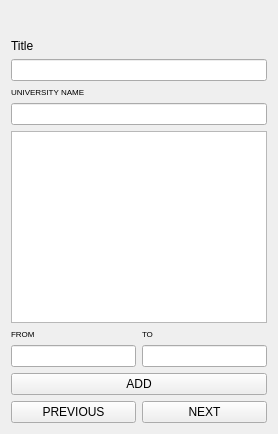
                <widget class="QWidget" name="page_25">
                 <layout class="QVBoxLayout" name="verticalLayout_109">
                  <item>
                   <layout class="QVBoxLayout" name="verticalLayout_108">
                    <item>
                     <widget class="QLabel" name="label_162">
                      <property name="font">
                       <font>
                        <pointsize>14</pointsize>
                       </font>
                      </property>
                      <property name="text">
                       <string/>
                      </property>
                      <property name="pixmap">
                       <pixmap resource="f1.qrc">:/newPrefix/award.jpg</pixmap>
                      </property>
                      <property name="scaledContents">
                       <bool>true</bool>
                      </property>
                      <property name="alignment">
                       <set>Qt::AlignCenter</set>
                      </property>
                     </widget>
                    </item>
                    <item>
                     <widget class="QLabel" name="label_8">
                      <property name="text">
                       <string>Title</string>
                      </property>
                     </widget>
                    </item>
                    <item>
                     <widget class="QLineEdit" name="title_edit_f1"/>
                    </item>
                    <item>
                     <layout class="QHBoxLayout" name="horizontalLayout_79">
                      <item>
                       <layout class="QVBoxLayout" name="verticalLayout_104">
                        <item>
                         <widget class="QLabel" name="label_164">
                          <property name="font">
                           <font>
                            <pointsize>6</pointsize>
                           </font>
                          </property>
                          <property name="text">
                           <string>UNIVERSITY NAME</string>
                          </property>
                         </widget>
                        </item>
                        <item>
                         <widget class="QLineEdit" name="un_line_edit_f1_5"/>
                        </item>
                       </layout>
                      </item>
                     </layout>
                    </item>
                    <item>
                     <widget class="QTextEdit" name="summary_text_edit_f1_5"/>
                    </item>
                    <item>
                     <layout class="QHBoxLayout" name="horizontalLayout_80">
                      <item>
                       <layout class="QVBoxLayout" name="verticalLayout_106">
                        <item>
                         <widget class="QLabel" name="label_166">
                          <property name="font">
                           <font>
                            <pointsize>6</pointsize>
                           </font>
                          </property>
                          <property name="text">
                           <string>FROM</string>
                          </property>
                         </widget>
                        </item>
                        <item>
                         <widget class="QLineEdit" name="from_date_edit_f1_5"/>
                        </item>
                       </layout>
                      </item>
                      <item>
                       <layout class="QVBoxLayout" name="verticalLayout_107">
                        <item>
                         <widget class="QLabel" name="label_163">
                          <property name="font">
                           <font>
                            <pointsize>6</pointsize>
                           </font>
                          </property>
                          <property name="text">
                           <string>TO</string>
                          </property>
                         </widget>
                        </item>
                        <item>
                         <widget class="QLineEdit" name="to_date_edit_f1_5"/>
                        </item>
                       </layout>
                      </item>
                     </layout>
                    </item>
                    <item>
                     <widget class="QPushButton" name="ADD_EDUCATION_F1_6">
                      <property name="text">
                       <string>ADD</string>
                      </property>
                     </widget>
                    </item>
                   </layout>
                  </item>
                  <item>
                   <layout class="QHBoxLayout" name="horizontalLayout_81">
                    <item>
                     <widget class="QPushButton" name="F5_PREVIOUS_6">
                      <property name="text">
                       <string>PREVIOUS</string>
                      </property>
                     </widget>
                    </item>
                    <item>
                     <widget class="QPushButton" name="F5_NEXT_6">
                      <property name="text">
                       <string>NEXT</string>
                      </property>
                     </widget>
                    </item>
                   </layout>
                  </item>
                 </layout>
                </widget>
